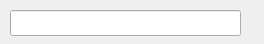
<?xml version="1.0" encoding="UTF-8"?>
<ui version="4.0">
 <class>Dialog</class>
 <widget class="QDialog" name="Dialog">
  <property name="geometry">
   <rect>
    <x>0</x>
    <y>0</y>
    <width>264</width>
    <height>44</height>
   </rect>
  </property>
  <property name="windowTitle">
   <string>Dialog</string>
  </property>
  <widget class="QLineEdit" name="lineEdit">
   <property name="geometry">
    <rect>
     <x>10</x>
     <y>10</y>
     <width>231</width>
     <height>26</height>
    </rect>
   </property>
  </widget>
 </widget>
 <resources/>
 <connections/>
</ui>
